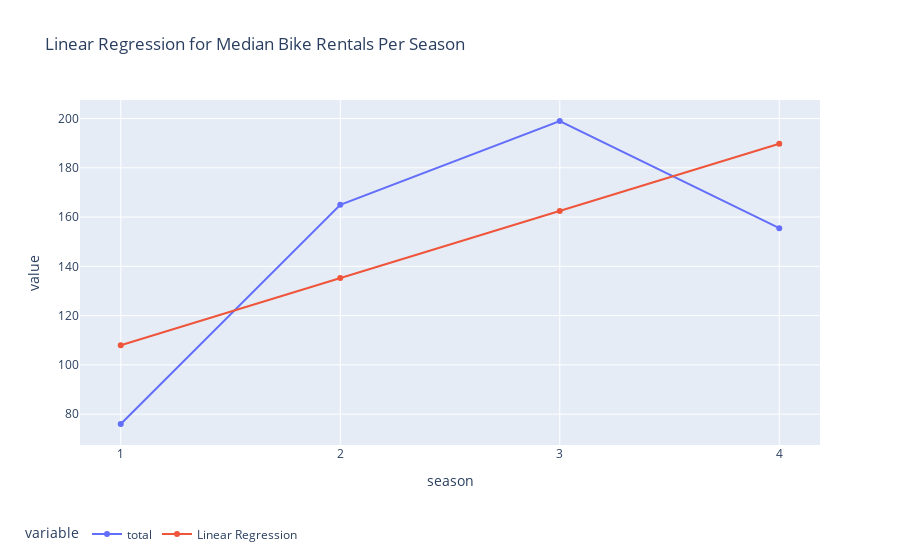

The cell this chart's notebook holds for it:
### Markdown cell above
### Linear Regression

### Code cell
def plot_preds(col):

    model=LinearRegression()
    model.fit(median_df[[col]],median_df['total'])
    median_df['Linear Regression'] = model.predict(median_df[[col]])

    plot = px.scatter(data_frame=median_df,
                      x=col,
                      y=['total','Linear Regression'],title=f'Linear Regression for Median Bike Rentals Per {col.title()}')

    plot.data[0].update(mode='markers+lines')
    plot.data[1].update(mode='markers+lines')
    plot.update_layout(xaxis={'dtick':1},showlegend=True,
                       legend=dict(
                                    orientation="h",
                                    yanchor="bottom",
                                    xanchor="right",x=.3,y=-.3))
    
    return plot

# dp.Report(dp.Plot(plot)).publish(name='Linear Regression for Median Bike Rentals Per Hour',open=True,visibility=dp.Visibility.PUBLIC)
plot = plot_preds(col)
plot

### Figure 1 — Plotly figure (JSON) as saved in the notebook; plotly's stock layout.template omitted (floating-point values rounded to 4 significant figures)
{"data": [{"hovertemplate": "variable=total<br>season=%{x}<br>value=%{y}<extra></extra>", "legendgroup": "total", "marker": {"color": "#636efa", "symbol": "circle"}, "mode": "markers+lines", "name": "total", "orientation": "v", "showlegend": true, "type": "scatter", "x": [1, 2, 3, 4], "xaxis": "x", "y": [76, 165, 199, 155.5], "yaxis": "y"}, {"hovertemplate": "variable=Linear Regression<br>season=%{x}<br>value=%{y}<extra></extra>", "legendgroup": "Linear Regression", "marker": {"color": "#EF553B", "symbol": "circle"}, "mode": "markers+lines", "name": "Linear Regression", "orientation": "v", "showlegend": true, "type": "scatter", "x": [1, 2, 3, 4], "xaxis": "x", "y": [108.0, 135.2, 162.5, 189.8], "yaxis": "y"}], "layout": {"legend": {"orientation": "h", "title": {"text": "variable"}, "tracegroupgap": 0, "x": 0.3, "xanchor": "right", "y": -0.3, "yanchor": "bottom"}, "showlegend": true, "title": {"text": "Linear Regression for Median Bike Rentals Per Season"}, "xaxis": {"anchor": "y", "domain": [0, 1], "dtick": 1, "title": {"text": "season"}}, "yaxis": {"anchor": "x", "domain": [0, 1], "title": {"text": "value"}}}}
